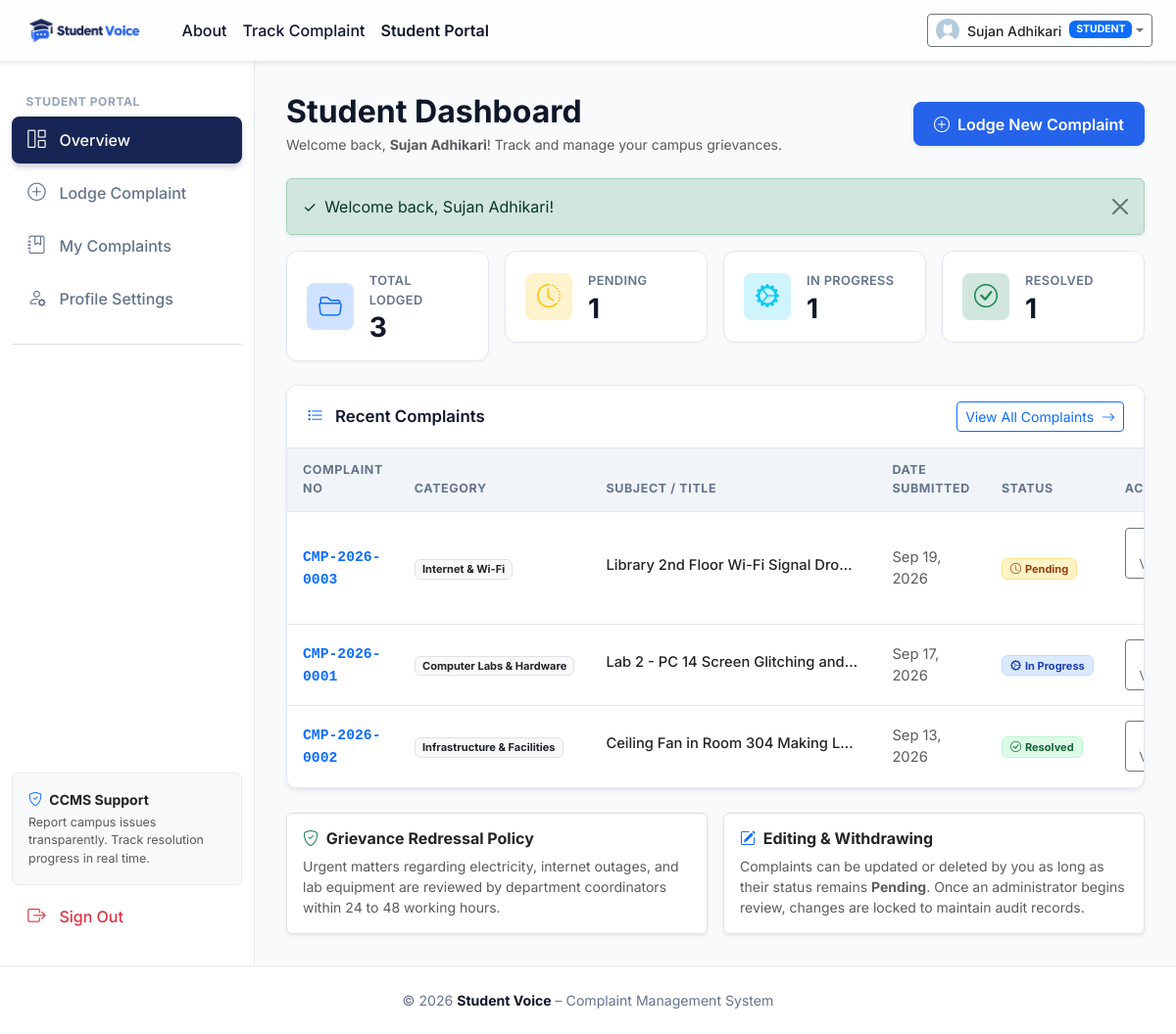
The page /student/dashboard.php (signed in) on the database its author committed.
### tables this page shows
CREATE TABLE `complaints` (
    `id` INT AUTO_INCREMENT PRIMARY KEY,
    `complaint_number` VARCHAR(30) NOT NULL UNIQUE,
    `user_id` INT NOT NULL,
    `category_id` INT NOT NULL,
    `title` VARCHAR(200) NOT NULL,
    `description` TEXT NOT NULL,
    `image` VARCHAR(255) NULL,
    `status` ENUM('Pending', 'In Progress', 'Resolved', 'Rejected') NOT NULL DEFAULT 'Pending',
    `admin_remark` TEXT NULL,
    `created_at` DATETIME DEFAULT CURRENT_TIMESTAMP,
    `updated_at` DATETIME DEFAULT CURRENT_TIMESTAMP ON UPDATE CURRENT_TIMESTAMP,
    CONSTRAINT `fk_complaints_user` FOREIGN KEY (`user_id`) REFERENCES `users`(`id`) ON DELETE CASCADE,
    CONSTRAINT `fk_complaints_category` FOREIGN KEY (`category_id`) REFERENCES `categories`(`id`) ON DELETE RESTRICT
);

CREATE TABLE `categories` (
    `id` INT AUTO_INCREMENT PRIMARY KEY,
    `name` VARCHAR(100) NOT NULL UNIQUE,
    `description` TEXT NULL,
    `created_at` DATETIME DEFAULT CURRENT_TIMESTAMP
);

### includes/auth.php (called while the page is built, shortened)
<?php
require_once __DIR__ . '/functions.php';
function isLoggedIn(): bool {
    return !empty($_SESSION['user_id']);
}
function currentUser(): ?array {
    return [
        'id'    => $_SESSION['user_id'],
        'name'  => $_SESSION['user_name'] ?? 'User',
        'email' => $_SESSION['user_email'] ?? '',
        'role'  => $_SESSION['user_role'] ?? 'student',
        'phone' => $_SESSION['user_phone'] ?? ''
    ];
}

### student/dashboard.php (the view, shortened to what this page needs)
<?php
require_once __DIR__ . '/../includes/functions.php';
require_once __DIR__ . '/../includes/auth.php';
$user = currentUser();
$userId = (int) $user['id'];
$pdo = getDBConnection();
$statsStmt = $pdo->prepare("
    SELECT
        COUNT(*) AS total_complaints,
        SUM(CASE WHEN status = 'Pending' THEN 1 ELSE 0 END) AS total_pending,
        SUM(CASE WHEN status = 'In Progress' THEN 1 ELSE 0 END) AS total_in_progress,
        SUM(CASE WHEN status = 'Resolved' THEN 1 ELSE 0 END) AS total_resolved,
        SUM(CASE WHEN status = 'Rejected' THEN 1 ELSE 0 END) AS total_rejected
    FROM complaints
    WHERE user_id = :user_id
");
$statsStmt->execute([':user_id' => $userId]);
$stats = $statsStmt->fetch() ?: [
    'total_complaints' => 0,
    'total_pending' => 0,
    'total_in_progress' => 0,
    'total_resolved' => 0,
    'total_rejected' => 0
];
$recentStmt = $pdo->prepare("
    SELECT c.id, c.complaint_number, c.title, c.status, c.created_at, cat.name AS category_name
    FROM complaints c
    JOIN categories cat ON c.category_id = cat.id
    WHERE c.user_id = :user_id
    ORDER BY c.created_at DESC
    LIMIT 5
");
$recentStmt->execute([':user_id' => $userId]);
$recentComplaints = $recentStmt->fetchAll();
require_once __DIR__ . '/../includes/header.php';
?>
<div class="dashboard-layout">
    <?php require_once __DIR__ . '/../includes/sidebar.php'; ?>
    <main class="dashboard-content">
        <div class="d-flex justify-content-between align-items-center flex-wrap mb-4">
            <div>
                <h2 class="fw-bold mb-1">Student Dashboard</h2>
                <p class="text-muted small mb-0">
                    Welcome back, <strong><?= e($user['name']) ?></strong>! Track and manage your campus grievances.
                </p>
            </div>
            <div class="mt-2 mt-sm-0">
                <a href="<?= BASE_URL ?>/student/submit_complaint.php" class="btn btn-primary shadow-sm">
                    <i class="bi bi-plus-circle me-1"></i> Lodge New Complaint
                </a>
            </div>
        </div>
        <?php displayFlash(); ?>
        <div class="row g-3 mb-4">
            <div class="col-sm-6 col-xl-3">
                <div class="stat-card d-flex align-items-center">
                    <div class="stat-icon-wrapper bg-primary-subtle text-primary me-3">
                        <i class="bi bi-folder2-open"></i>
                    </div>
                    <div>
                        <div class="stat-title">Total Lodged</div>
                        <div class="stat-value"><?= (int)$stats['total_complaints'] ?></div>
                    </div>
                </div>
            </div>
            <div class="col-sm-6 col-xl-3">
                <div class="stat-card d-flex align-items-center">
                    <div class="stat-icon-wrapper bg-warning-subtle text-warning me-3">
                        <i class="bi bi-clock-history"></i>
                    </div>
                    <div>
                        <div class="stat-title">Pending</div>
                        <div class="stat-value"><?= (int)$stats['total_pending'] ?></div>
                    </div>
                </div>
            </div>
            <div class="col-sm-6 col-xl-3">
                <div class="stat-card d-flex align-items-center">
                    <div class="stat-icon-wrapper bg-info-subtle text-info me-3">
                        <i class="bi bi-gear-wide-connected"></i>
                    </div>
                    <div>
                        <div class="stat-title">In Progress</div>
                        <div class="stat-value"><?= (int)$stats['total_in_progress'] ?></div>
                    </div>
                </div>
            </div>
            <div class="col-sm-6 col-xl-3">
                <div class="stat-card d-flex align-items-center">
                    <div class="stat-icon-wrapper bg-success-subtle text-success me-3">
                        <i class="bi bi-check-circle"></i>
                    </div>
                    <div>
                        <div class="stat-title">Resolved</div>
                        <div class="stat-value"><?= (int)$stats['total_resolved'] ?></div>
                    </div>
                </div>
            </div>
        </div>
        <div class="app-card shadow-sm mb-4">
            <div class="app-card-header">
                <h5 class="app-card-title">
                    <i class="bi bi-list-task text-primary me-2"></i> Recent Complaints
                </h5>
                <a href="<?= BASE_URL ?>/student/my_complaints.php" class="btn btn-sm btn-outline-primary">
                    View All Complaints <i class="bi bi-arrow-right ms-1"></i>
                </a>
            </div>
            <div class="app-card-body p-0">
                <?php if (empty($recentComplaints)): ?>
                    <div class="text-center py-5">
                        <div class="text-muted mb-3"><i class="bi bi-inbox fs-1"></i></div>
                        <h6 class="fw-bold">No Complaints Submitted Yet</h6>
                        <p class="text-muted small mb-3">You have not submitted any complaints yet. Encountered a campus issue?</p>
                        <a href="<?= BASE_URL ?>/student/submit_complaint.php" class="btn btn-sm btn-primary">
                            <i class="bi bi-plus-circle me-1"></i> Lodge Your First Complaint
                        </a>
                    </div>
                <?php else: ?>
                    <div class="table-responsive">
                        <table class="table app-table align-middle">
                            <thead>
                                <tr>
                                    <th>Complaint No</th>
                                    <th>Category</th>
                                    <th>Subject / Title</th>
                                    <th>Date Submitted</th>
                                    <th>Status</th>
                                    <th class="text-end">Actions</th>
                                </tr>
                            </thead>
                            <tbody>
                                <?php foreach ($recentComplaints as $c): ?>
                                    <tr>
                                        <td>
                                            <span class="font-monospace fw-semibold text-primary">
                                                <?= e($c['complaint_number']) ?>
                                            </span>
                                        </td>
                                        <td>
                                            <span class="badge bg-light text-dark border">
                                                <?= e($c['category_name']) ?>
                                            </span>
                                        </td>
                                        <td>
                                            <span class="fw-medium text-dark d-inline-block text-truncate" style="max-width: 260px;">
                                                <?= e($c['title']) ?>
                                            </span>
                                        </td>
                                        <td class="text-muted small">
                                            <?= formatDate($c['created_at'], false) ?>
                                        </td>
                                        <td>
                                            <?= getStatusBadge($c['status']) ?>
                                        </td>
                                        <td class="text-end">
                                            <a href="<?= BASE_URL ?>/student/view_complaint.php?id=<?= (int)$c['id'] ?>"
                                               class="btn btn-sm btn-outline-secondary" title="View Details">
                                            </a>
                                        </td>
                                    </tr>
                                <?php endforeach; ?>
                            </tbody>
                        </table>
                    </div>
                <?php endif; ?>
            </div>
        </div>
        <div class="row g-3">
            <div class="col-md-6">
                <div class="p-3 bg-white rounded border shadow-sm h-100">
                    <h6 class="fw-bold text-dark mb-2">
                        <i class="bi bi-shield-check text-success me-1"></i> Grievance Redressal Policy
                    </h6>
                    <p class="text-muted small mb-0">
                        Urgent matters regarding electricity, internet outages, and lab equipment are reviewed by department coordinators within 24 to 48 working hours.
                    </p>
                </div>
            </div>
            <div class="col-md-6">
                <div class="p-3 bg-white rounded border shadow-sm h-100">
                    <h6 class="fw-bold text-dark mb-2">
                        <i class="bi bi-pencil-square text-primary me-1"></i> Editing & Withdrawing
                    </h6>
                    <p class="text-muted small mb-0">
                        Complaints can be updated or deleted by you as long as their status remains <strong>Pending</strong>. Once an administrator begins review, changes are locked to maintain audit records.
                    </p>
                </div>
            </div>
        </div>
    </main>
</div>
<?php require_once __DIR__ . '/../includes/footer.php'; ?>

### includes/functions.php (shortened to what this page needs)
<?php
function e(?string $string): string {
    return htmlspecialchars($string ?? '', ENT_QUOTES, 'UTF-8');
}
function displayFlash(): void {
    if (isset($_SESSION['flash'])) {
        $flash = $_SESSION['flash'];
        $type = e($flash['type']);
        $message = e($flash['message']);
        echo "
        <div class=\"alert alert-{$type} alert-dismissible fade show shadow-sm\" role=\"alert\">
            <div class=\"d-flex align-items-center\">
                <span class=\"me-2\">" . ($type === 'success' ? '✓' : 'ℹ') . "</span>
                <div>{$message}</div>
            </div>
            <button type=\"button\" class=\"btn-close\" data-bs-dismiss=\"alert\" aria-label=\"Close\"></button>
        </div>";
    }
}
function getStatusBadge(string $status): string {
    switch ($status) {
        case 'Pending':
            return '<span class="badge badge-status-pending px-2 py-1"><i class="bi bi-clock me-1"></i>Pending</span>';
        case 'In Progress':
            return '<span class="badge badge-status-progress px-2 py-1"><i class="bi bi-gear-wide-connected me-1"></i>In Progress</span>';
        case 'Resolved':
            return '<span class="badge badge-status-resolved px-2 py-1"><i class="bi bi-check-circle me-1"></i>Resolved</span>';
    }
}
function formatDate(?string $datetime, bool $withTime = true): string {
    $timestamp = strtotime($datetime);
    return date('M d, Y', $timestamp);
}

### assets/css/style.css (style rules this page uses)
:root { --bs-font-sans-serif: 'Inter', system-ui, -apple-system, sans-serif; --app-primary: #172554; --app-accent: #2563EB; --app-bg: #F8FAFC; --app-surface: #FFFFFF; --app-text-main: #0F172A; --app-text-muted: #64748B; --app-border: #E2E8F0; --app-success: #16A34A; --app-warning: #F59E0B; --app-danger: #DC2626; --app-sidebar-width: 260px; }
body { font-family: var(--bs-font-sans-serif); background-color: var(--app-bg); color: var(--app-text-main); min-height: 100vh; display: flex; flex-direction: column; overflow-x: hidden; }
html { overflow-x: hidden; }
.dashboard-layout { display: flex; min-height: calc(100vh - 65px); }
.dashboard-content { flex-grow: 1; padding: 2rem; overflow-x: hidden; background-color: var(--app-bg); }
.stat-card { background: var(--app-surface); border: 1px solid var(--app-border); border-radius: 0.75rem; padding: 1.25rem; box-shadow: 0 1px 3px 0 rgba(15, 23, 42, 0.04); transition: transform 0.15s ease, box-shadow 0.15s ease; }
.stat-icon-wrapper { width: 48px; height: 48px; border-radius: 0.5rem; display: flex; align-items: center; justify-content: center; font-size: 1.5rem; }
.stat-title { font-size: 0.8rem; font-weight: 600; color: var(--app-text-muted); text-transform: uppercase; letter-spacing: 0.03em; margin-bottom: 0.25rem; }
.stat-value { font-size: 1.75rem; font-weight: 700; color: var(--app-text-main); line-height: 1; }
.app-card { background: var(--app-surface); border: 1px solid var(--app-border); border-radius: 0.75rem; box-shadow: 0 1px 3px 0 rgba(15, 23, 42, 0.04); overflow: hidden; }
.app-card-header { padding: 1rem 1.25rem; background-color: var(--app-surface); border-bottom: 1px solid var(--app-border); display: flex; align-items: center; justify-content: space-between; }
.app-card-title { font-size: 1.05rem; font-weight: 600; margin: 0; color: var(--app-text-main); }
.app-card-body { padding: 1.25rem; }
.app-table { margin-bottom: 0; }
.app-table thead th { background-color: #F1F5F9; color: var(--app-text-muted); font-size: 0.78rem; font-weight: 700; text-transform: uppercase; letter-spacing: 0.05em; border-bottom: 1px solid var(--app-border); padding: 0.85rem 1rem; }
.app-table tbody td { padding: 0.95rem 1rem; vertical-align: middle; border-bottom: 1px solid var(--app-border); font-size: 0.92rem; color: var(--app-text-main); }
.btn-primary { background-color: var(--app-accent); border-color: var(--app-accent); color: #FFFFFF; padding: 0.6rem 1.25rem; font-weight: 600; border-radius: 0.5rem; transition: all 0.15s ease; }
.badge-status-pending { background-color: #FEF3C7; color: #92400E; border: 1px solid #FDE68A; }
.badge-status-progress { background-color: #DBEAFE; color: #1E40AF; border: 1px solid #BFDBFE; }
.badge-status-resolved { background-color: #DCFCE7; color: #166534; border: 1px solid #BBF7D0; }

### rows shown on the page
complaints: complaint_number "CMP-2026-0003", category.name "Internet & Wi-Fi", title "Library 2nd Floor Wi-Fi Signal Dro…", created_at "Sep 19, 2026", status "Pending" (drawn)
complaints: complaint_number "CMP-2026-0001", category.name "Computer Labs & Hardware", title "Lab 2 - PC 14 Screen Glitching and…", created_at "Sep 17, 2026", status "In Progress" (drawn)
complaints: complaint_number "CMP-2026-0002", category.name "Infrastructure & Facilities", title "Ceiling Fan in Room 304 Making L…", created_at "Sep 13, 2026", status "Resolved" (drawn)

### other values the page prints
$currentUser['name'] "Sujan Adhikari"
$currentUser['role'] "STUDENT"
$user['name'] "Sujan Adhikari"
$message "Welcome back, Sujan Adhikari!"
$stats['total_complaints'] "3"
$stats['total_pending'] "1"
$stats['total_in_progress'] "1"
$stats['total_resolved'] "1"
